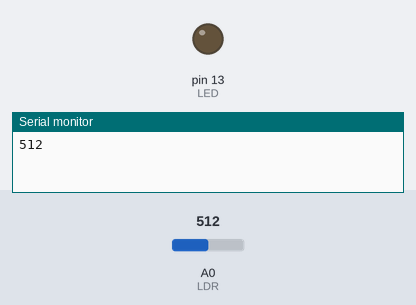
This sketch was run on a simulated Arduino Uno, built with avr-gcc and run on an emulated ATmega328P. On the bench: output pins drawn as LEDs (lit = HIGH), the last lines printed to the serial monitor. The test bench sets the inputs (shaded band); at power-on: A0 (LDR) = 512.

Above: at 2.3 s.
2.4 s: A0 (LDR) set to 176
4.7 s: A0 (LDR) set to 143
At 7.7 s:
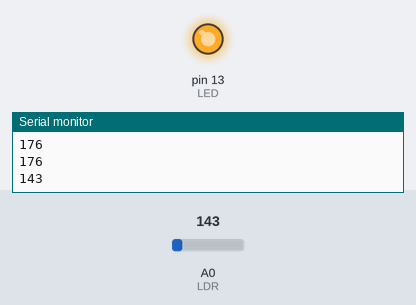
8.0 s: A0 (LDR) set to 170
At 10.1 s:
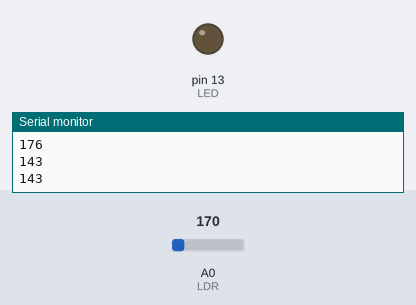
11.0 s: A0 (LDR) set to 150
At 13.6 s:
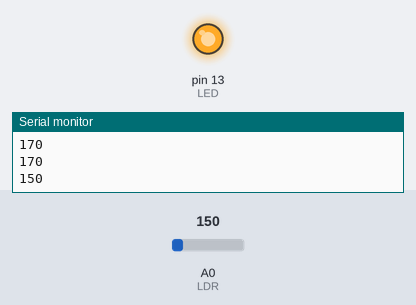
Timing chart, 0 to 15.0 s (numbered marks = the images above; inputs shaded):
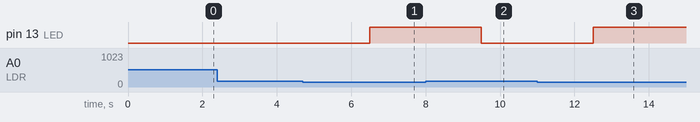

The sketch:

ldr.ino
```cpp
const int LED = 13;
const int LDR = A0;
int entrada = 0;

void setup() {
  Serial.begin(9600);
  pinMode(LDR, INPUT);
  pinMode(LED, OUTPUT);
}

void loop() {
  entrada = analogRead(LDR);

  delay(500);

  if (entrada < 160) {
    digitalWrite(LED, HIGH);
  } else {
    digitalWrite(LED, LOW);
  }
  delay(1000);
  Serial.println(entrada);

}
```

Measured:
- the behaviour switches between 160 and 159 on A0 (LDR) (found by bisection; images 0 and 1)
- after the input at 4.7 s, pin 13 (LED): LOW → HIGH after 1.8 s
- after the input at 8.0 s, pin 13 (LED): HIGH → LOW after 1.5 s
- after the input at 11.0 s, pin 13 (LED): LOW → HIGH after 1.5 s
